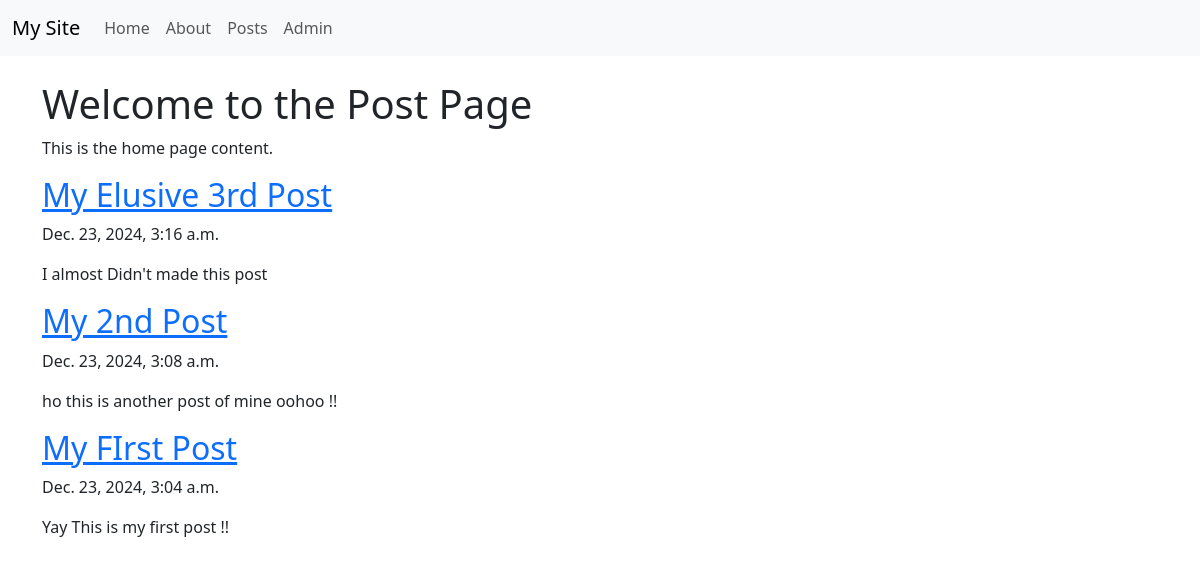
/posts/, run on the app's committed database.
### posts/models.py (models this page shows, shortened)
class Post(models.Model):
  title=models.CharField(max_length=75)
  body=models.TextField()
  slug=models.SlugField()
  date=models.DateTimeField(auto_now_add=True)

### posts/views.py (the view)
# urls.py: path('', views.post,name="list"),
def post(request):
  posts=Post.objects.all().order_by('-date')
  return render(request,"post/post_list.html",{'posts':posts})

### posts/templates/post/post_list.html
{% extends 'layout.html' %} {% block content %}
<section>
  <h1>Welcome to the Post Page</h1>
  <p>This is the home page content.</p>
  {% for post in posts %}
  <article>
    <h2>
      <a href="{% url 'posts:page' slug=post.slug %}"> {{ post.title }} </a>
    </h2>
    <p>{{ post.date }}</p>
    <p>{{ post.body }}</p>
  </article>
  {% endfor %}
</section>
{% endblock %}

### templates/layout.html (shortened to what this page needs)
<!DOCTYPE html>
<html lang="en">
  <head>
    <link
      rel="stylesheet"
      href="https://cdn.jsdelivr.net/npm/bootstrap@5.3.0-alpha1/dist/css/bootstrap.min.css" />
  </head>
  <body>
    <nav class="navbar navbar-expand-lg navbar-light bg-light">
      <div class="container-fluid">
        <a
          class="navbar-brand"
          href="/"
          >My Site</a
        >
        <div
          class="collapse navbar-collapse"
          id="navbarNav">
          <ul class="navbar-nav">
            <li class="nav-item">
              <a
                class="nav-link"
                href="/"
                >Home</a
              >
            </li>
            <li class="nav-item">
              <a
                class="nav-link"
                href="/about/"
                >About</a
              >
            </li>
            <li class="nav-item">
              <a
                class="nav-link"
                href="{% url 'posts:list' %}"
                >Posts</a
              >
            </li>
            <li class="nav-item">
              <a
                class="nav-link"
                href="/admin/"
                >Admin</a
              >
            </li>
          </ul>
        </div>
      </div>
    </nav>
    <div class="container mt-4">{% block content %} {% endblock %}</div>
  </body>
</html>

### data on the page
Post: title "My Elusive 3rd Post", date "Dec. 23, 2024, 3:16 a.m.", body "I almost Didn't made this post"
Post: title "My 2nd Post", date "Dec. 23, 2024, 3:08 a.m.", body "ho this is another post of mine oohoo !!"
Post: title "My FIrst Post", date "Dec. 23, 2024, 3:04 a.m.", body "Yay This is my first post !!"
